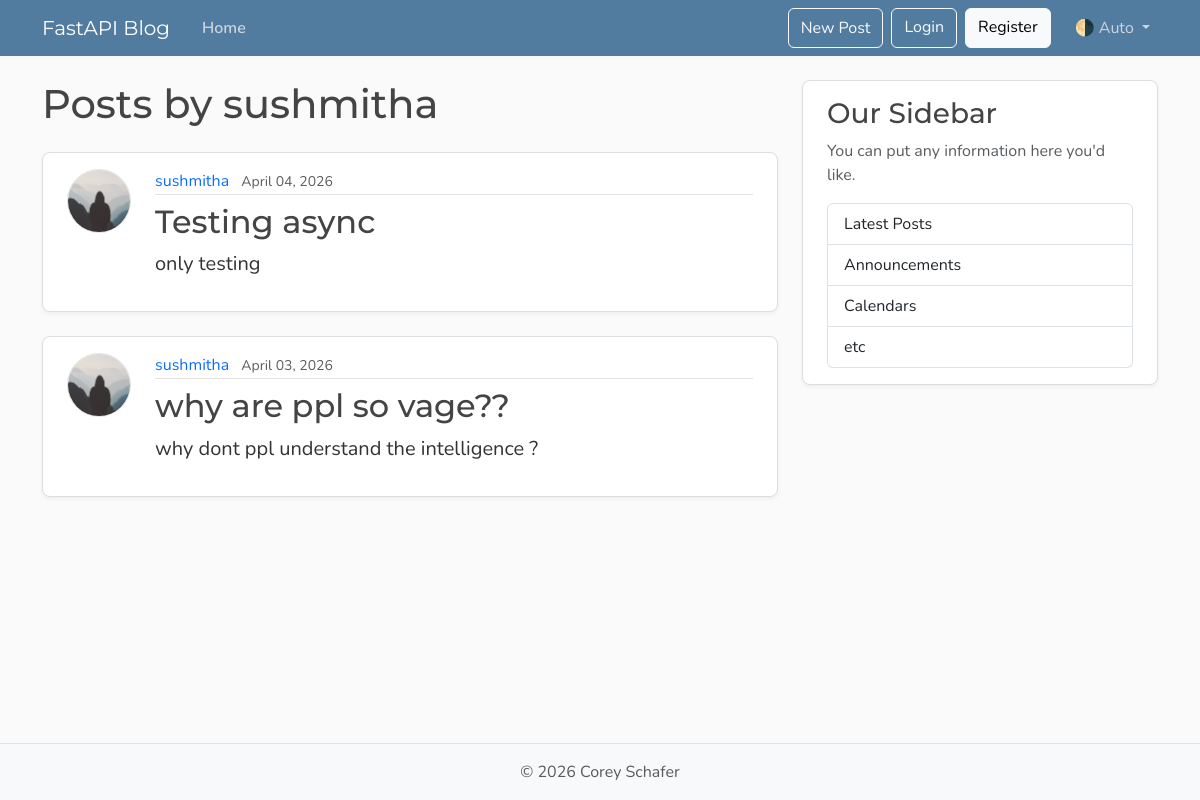
Before: /users/1/posts with the older database file.
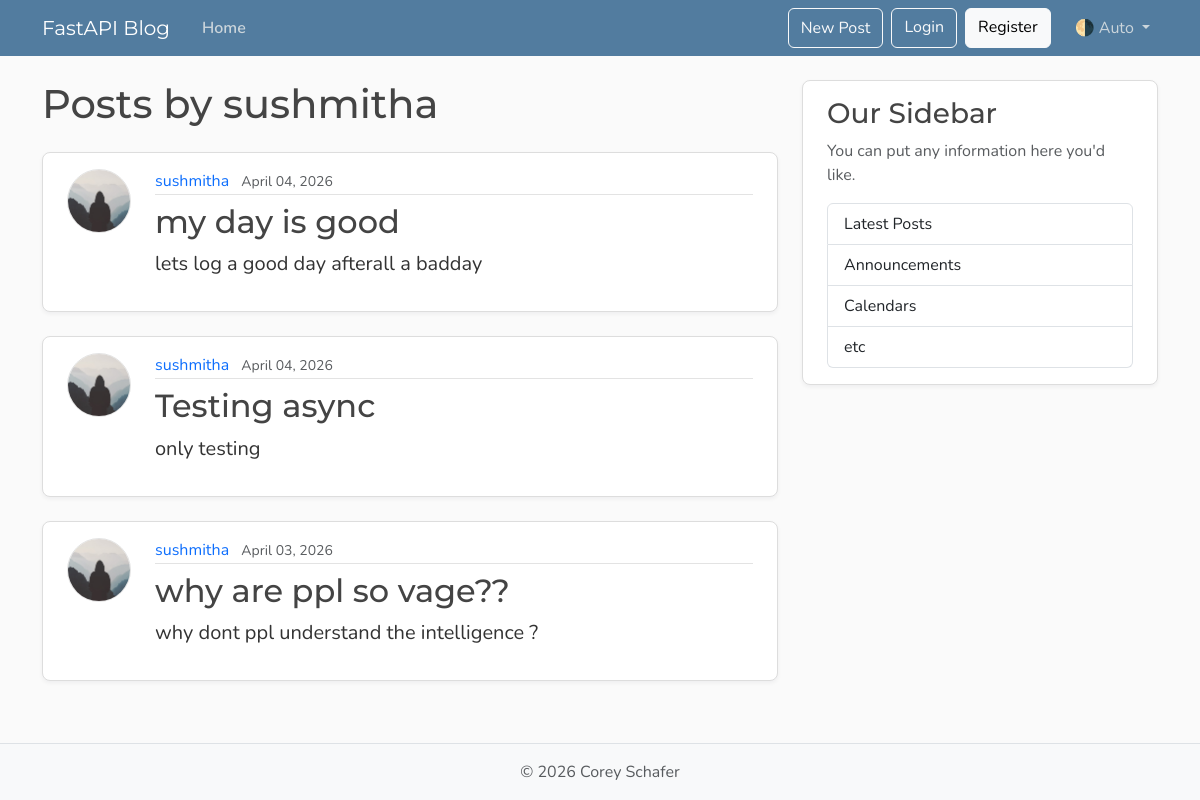
After: the same page with the newer database file.
### models.py (models this page shows, shortened)
class User(Base):
    __tablename__ = "users"
    id: Mapped[int] = mapped_column(Integer, primary_key=True, index=True)
    username: Mapped[str] = mapped_column(String(50), unique=True, nullable=False)
    email: Mapped[str] = mapped_column(String(120), unique=True, nullable=False)
    image_file: Mapped[str | None] = mapped_column(
        String(200),
        nullable=True,
        default=None,
    )
    posts: Mapped[list[Post]] = relationship(back_populates="author")

class Post(Base):
    __tablename__ = "posts"
    id: Mapped[int] = mapped_column(Integer, primary_key=True, index=True)
    title: Mapped[str] = mapped_column(String(100), nullable=False)
    content: Mapped[str] = mapped_column(Text, nullable=False)
    user_id: Mapped[int] = mapped_column(
        ForeignKey("users.id"),
        nullable=False,
        index=True,
    )
    date_posted: Mapped[datetime] = mapped_column(
        DateTime(timezone=True),
        default=lambda: datetime.now(UTC),
    )
    author: Mapped[User] = relationship(back_populates="posts")

### main.py (the view)
@app.get("/users/{user_id}/posts", include_in_schema=False, name="user_posts")
async def user_posts_page(
    request: Request,
    user_id: int,
    db: Annotated[AsyncSession, Depends(get_db)],
):
    result = await db.execute(select(models.User).where(models.User.id == user_id))
    user = result.scalars().first()
    if not user:
        raise HTTPException(
            status_code=status.HTTP_404_NOT_FOUND,
            detail="User not found",
        )
    result = await db.execute(
        select(models.Post)
        .options(selectinload(models.Post.author))
        .where(models.Post.user_id == user_id)
        .order_by(models.Post.date_posted.desc()),
    )
    posts = result.scalars().all()
    return templates.TemplateResponse(
        request,
        "user_posts.html",
        {"posts": posts, "user": user, "title": f"{user.username}'s Posts"},
    )

### templates/user_posts.html
{% extends "layout.html" %}
{% block content %}
    <h1 class="mb-4">Posts by {{ user.username }}</h1>
    {% for post in posts %}
        <article class="content-section py-3 px-4 mb-4">
            <div class="d-flex align-items-start gap-4">
                <img class="rounded-circle article-img flex-shrink-0"
                     src="{{ post.author.image_path }}"
                     alt="{{ post.author.username }}'s profile picture"
                     width="64"
                     height="64"
                     loading="lazy">
                <div class="flex-grow-1">
                    <div class="article-metadata mb-2">
                        <a class="me-2"
                           href="{{ url_for('user_posts', user_id=post.author.id) }}">{{ post.author.username }}</a>
                        <small class="text-body-secondary">{{ post.date_posted.strftime("%B %d, %Y") }}</small>
                    </div>
                    <h2>
                        <a class="article-title"
                           href="{{ url_for('post_page', post_id=post.id) }}">{{ post.title }}</a>
                    </h2>
                    <p class="article-content">{{ post.content }}</p>
                </div>
            </div>
        </article>
    {% else %}
        <p class="text-body-secondary">No posts by this user yet.</p>
    {% endfor %}
{% endblock content %}

### templates/layout.html (shortened to what this page needs)
<!DOCTYPE html>
<html lang="en">
    <head>
        <link href="https://cdn.jsdelivr.net/npm/bootstrap@5.3.8/dist/css/bootstrap.min.css"
              rel="stylesheet"
>
        <link rel="stylesheet"
              type="text/css"
              href="{{ url_for("static", path='css/main.css') }}">
    </head>
    <body class="d-flex flex-column min-vh-100">
        <header class="site-header">
            <nav class="navbar navbar-expand-md bg-steel fixed-top"
                 data-bs-theme="dark">
                <div class="container">
                    <a class="navbar-brand me-4" href="{{ url_for("home") }}">FastAPI Blog</a>
                    <div class="collapse navbar-collapse" id="navbarToggle">
                        <div class="navbar-nav me-auto">
                            <a class="nav-link active"
                               aria-current="page"
                               href="{{ url_for("home") }}">Home</a>
                        </div>
                        <div class="navbar-nav">
                            <button class="btn btn-outline-light mb-2 mb-md-0 me-md-2"
                                    type="button"
                                    data-bs-toggle="modal"
                                    data-bs-target="#createPostModal">New Post</button>
                            <a class="btn btn-outline-light mb-2 mb-md-0 me-md-2" href="#">Login</a>
                            <a class="btn btn-light mb-2 mb-md-0 me-md-3" href="#">Register</a>
                            <div class="nav-item dropdown">
                                <a class="nav-link dropdown-toggle"
                                   href="#"
                                   role="button"
                                   id="bd-theme"
                                   data-bs-toggle="dropdown"
                                   aria-expanded="false">
                                    <span id="bd-theme-text">🌗 Auto</span>
                                </a>
                            </div>
                        </div>
                    </div>
                </div>
            </nav>
        </header>
        <main role="main" class="container">
            <div class="row">
                <div class="col-md-8">
                    {% block content %}
                    {% endblock content %}
                </div>
                <aside class="col-md-4">
                    <div class="content-section py-3 px-4 mb-4">
                        <h3>Our Sidebar</h3>
                        <p class="text-body-secondary">You can put any information here you'd like.</p>
                        <ul class="list-group">
                            <li class="list-group-item">Latest Posts</li>
                            <li class="list-group-item">Announcements</li>
                            <li class="list-group-item">Calendars</li>
                            <li class="list-group-item">etc</li>
                        </ul>
                    </div>
                </aside>
            </div>
        </main>
        <footer class="mt-auto py-3 bg-body-tertiary border-top">
            <div class="container text-center">
                <p class="text-body-secondary mb-0">
                    © <span id="year"></span> Corey Schafer
                </p>
            </div>
        </footer>
    </body>
</html>

### static/css/main.css (style rules this page uses)
:root { --font-heading: "Montserrat", system-ui, -apple-system, BlinkMacSystemFont, sans-serif; --font-body: "Nunito", system-ui, -apple-system, BlinkMacSystemFont, sans-serif; --color-bg-body: #fafafa; --color-bg-content: #ffffff; --color-text-primary: #333333; --color-text-heading: #444444; --color-steel: #527c9f; --color-nav-link: #cbd5db; --color-nav-link-hover: #ffffff; --color-link-hover: #428bca; --color-border: #dddddd; --color-border-light: #e3e3e3; --spacing-xl: 5rem; --article-img-size: 4rem; --account-img-size: 7.813rem; }
body { font-family: var(--font-body); background: var(--color-bg-body); color: var(--color-text-primary); }
main { padding-top: var(--spacing-xl); }
h1, h2, h3, h4, h5, h6 { font-family: var(--font-heading); color: var(--color-text-heading); }
.navbar-brand { font-family: var(--font-heading); }
a { text-decoration: none; }
.bg-steel { background-color: var(--color-steel); }
.site-header .navbar-nav .nav-link { color: var(--color-nav-link); transition: color 0.2s ease-in-out; }
.site-header .navbar-nav .nav-link.active { font-weight: 600; }
.content-section { background: var(--color-bg-content); border: 1px solid var(--color-border); border-radius: 0.5rem; box-shadow: 0 2px 4px rgba(15, 23, 42, 0.05); transition: box-shadow 0.15s ease, transform 0.15s ease, border-color 0.15s ease; }
.article-title { color: var(--color-text-heading); transition: color 0.2s ease-in-out; }
.article-content { white-space: pre-line; font-size: 1.25rem; }
.article-img { height: var(--article-img-size); width: var(--article-img-size); flex-shrink: 0; object-fit: cover; border: 1px solid var(--color-border-light); box-shadow: 0 0 0 2px var(--color-bg-content); }
.article-metadata { padding-bottom: 0.063rem; border-bottom: 1px solid var(--color-border-light); }
.article-metadata a { transition: color 0.2s ease-in-out; }
[data-bs-theme="dark"] { --color-bg-body: #1a1a1a; --color-bg-content: #2d2d2d; --color-text-primary: #e0e0e0; --color-text-heading: #f0f0f0; --color-border: #404040; --color-border-light: #4a4a4a; }

Changed rows visible on the page:
added Post: author.username "sushmitha", date_posted "April 04, 2026", title "my day is good", content "lets log a good day afterall a badday"
